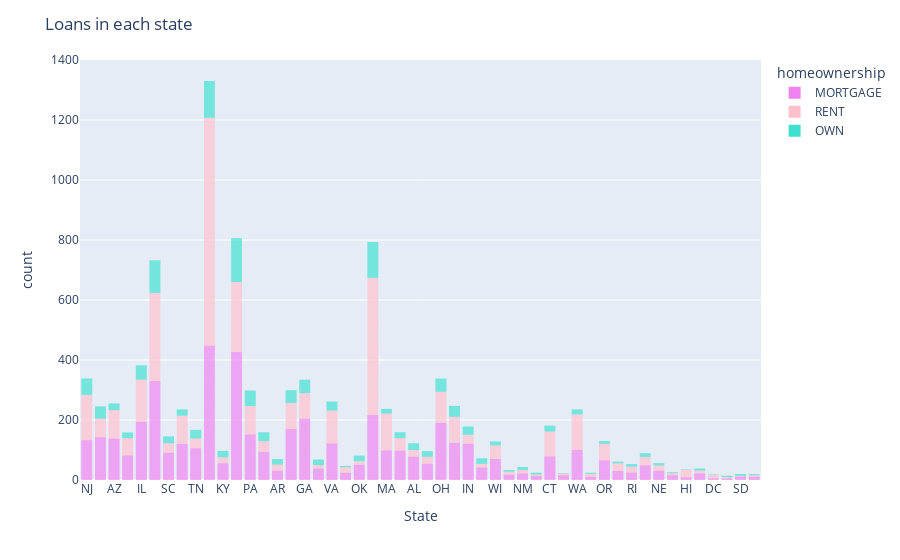

The notebook cell this image was saved under:
### Markdown cell above
**Problem 2** Try to make your own bar plot of one of the other categorical columns. Add some categorical fill or facets. See how fancy you can make your graph. Make sure it is also still really informative.

### Code cell
# Your code here
fig = px.bar(DF,
            x='state',
            color='homeownership',
            opacity=1,
            color_discrete_map={'MORTGAGE': 'violet', 
                                'RENT': 'pink', 
                                'OWN': 'turquoise'},
            )
fig.update_layout(bargap=0.2,
                 title='Loans in each state',
                 xaxis_title='State',
                 
                 )
fig.update_traces(dict(marker_line_width=0))

fig.show()

### Figure 1 — Plotly figure (JSON) as saved in the notebook; plotly's stock layout.template omitted (floating-point values rounded to 4 significant figures; data arrays with more than 128 entries replaced by an {"elided": "..."} marker saying what was removed)
{"data": [{"alignmentgroup": "True", "hovertemplate": "homeownership=MORTGAGE<br>state=%{x}<br>count=%{y}<extra></extra>", "legendgroup": "MORTGAGE", "marker": {"color": "violet", "line": {"width": 0}, "opacity": 1, "pattern": {"shape": ""}}, "name": "MORTGAGE", "offsetgroup": "MORTGAGE", "orientation": "v", "showlegend": true, "textposition": "auto", "type": "bar", "x": {"elided": "4789 str values"}, "xaxis": "x", "y": {"elided": "4789 int values"}, "yaxis": "y"}, {"alignmentgroup": "True", "hovertemplate": "homeownership=RENT<br>state=%{x}<br>count=%{y}<extra></extra>", "legendgroup": "RENT", "marker": {"color": "pink", "line": {"width": 0}, "opacity": 1, "pattern": {"shape": ""}}, "name": "RENT", "offsetgroup": "RENT", "orientation": "v", "showlegend": true, "textposition": "auto", "type": "bar", "x": {"elided": "3858 str values"}, "xaxis": "x", "y": {"elided": "3858 int values"}, "yaxis": "y"}, {"alignmentgroup": "True", "hovertemplate": "homeownership=OWN<br>state=%{x}<br>count=%{y}<extra></extra>", "legendgroup": "OWN", "marker": {"color": "turquoise", "line": {"width": 0}, "opacity": 1, "pattern": {"shape": ""}}, "name": "OWN", "offsetgroup": "OWN", "orientation": "v", "showlegend": true, "textposition": "auto", "type": "bar", "x": {"elided": "1353 str values"}, "xaxis": "x", "y": {"elided": "1353 int values"}, "yaxis": "y"}], "layout": {"autosize": true, "bargap": 0.2, "barmode": "relative", "legend": {"title": {"text": "homeownership"}, "tracegroupgap": 0}, "margin": {"t": 60}, "title": {"text": "Loans in each state"}, "xaxis": {"anchor": "y", "autorange": true, "domain": [0, 1], "range": [-0.5, 49.5], "title": {"text": "State"}, "type": "category"}, "yaxis": {"anchor": "x", "autorange": true, "domain": [0, 1], "range": [0, 1400], "title": {"text": "count"}, "type": "linear"}}}
